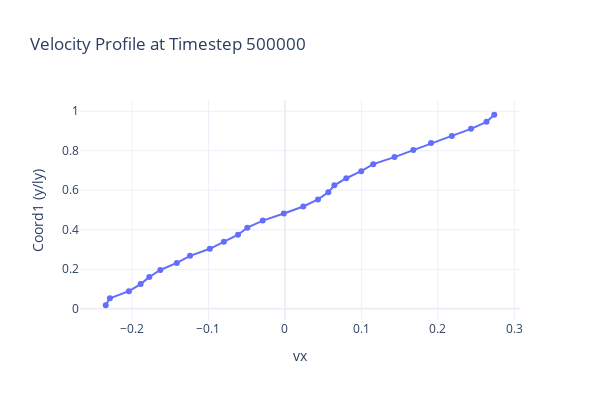

Notebook source saved alongside this figure:
### Code cell
import numpy as np
import plotly.graph_objects as go

# Data from the chunk-averaged output
coord1 = np.array([
    0.0178571, 0.0535714, 0.0892857, 0.125, 0.160714, 0.196429, 0.232143, 0.267857, 0.303571,
    0.339286, 0.375, 0.410714, 0.446429, 0.482143, 0.517857, 0.553571, 0.589286, 0.625, 0.660714,
    0.696429, 0.732143, 0.767857, 0.803571, 0.839286, 0.875, 0.910714, 0.946429, 0.982143
])
vx = np.array([
    -0.234353, -0.228906, -0.204072, -0.18871, -0.177372, -0.162954, -0.141397, -0.124096, -0.0981958,
    -0.0798194, -0.0613376, -0.0492058, -0.0289633, -0.00140929, 0.0239957, 0.0432536, 0.0567976, 0.0646779, 0.0802907,
    0.099814, 0.11555, 0.143339, 0.167974, 0.191155, 0.218342, 0.243412, 0.263708, 0.273804
])

fig = go.Figure()
fig.add_trace(go.Scatter(
    x=vx,
    y=coord1,
    mode='lines+markers',
    name='Velocity Profile'
))
fig.update_layout(
    title='Velocity Profile at Timestep 500000',
    xaxis_title='vx',
    yaxis_title='Coord1 (y/ly)',
    template='plotly_white',
    width=600,
    height=400
)
fig.show()
